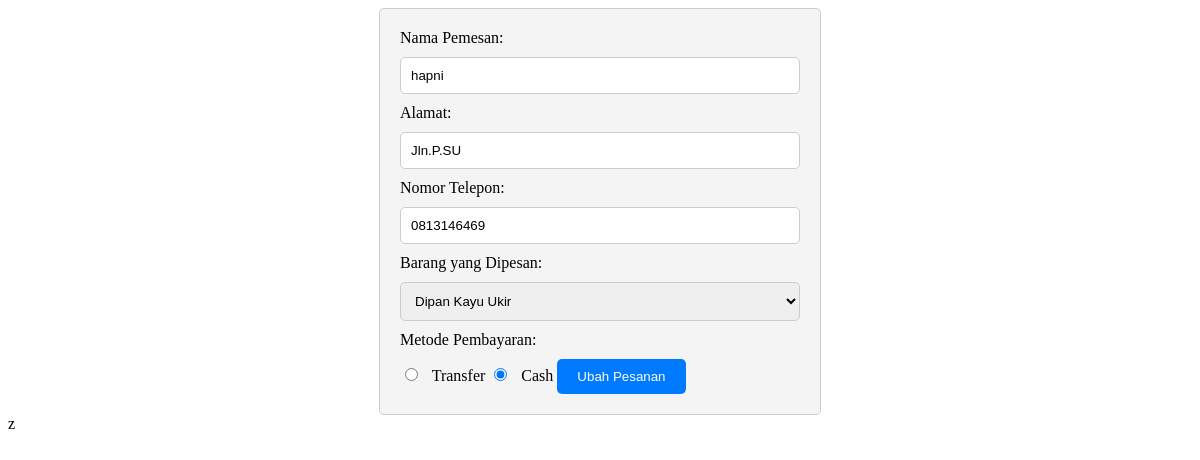
/mebel/update.php?id=8, run on the app's committed database.
### tables this page shows
CREATE TABLE `pesanan` (
  `ID` int(11) NOT NULL,
  `nama_pemesan` varchar(255) NOT NULL,
  `alamat` varchar(255) NOT NULL,
  `nomor_telepon` varchar(15) NOT NULL,
  `barang_pesanan` varchar(255) NOT NULL,
  `metode_pembayaran` varchar(20) NOT NULL
);

### mebel/update.php (the view, shortened to what this page needs)
<?php
include 'config.php';
if (isset($_GET['id'])) {
    $id = $_GET['id'];
    $sql = "SELECT * FROM pesanan WHERE id=$id";
    $result = mysqli_query($conn, $sql);
    $row = mysqli_fetch_assoc($result);
}
?>
<form action="update.php" method="POST">
    <label for="nama_pemesan">Nama Pemesan:</label>
    <input type="text" name="nama_pemesan" value="<?php echo $row['nama_pemesan']; ?>" required>
    <label for="alamat">Alamat:</label>
    <input type="text" name="alamat" value="<?php echo $row['alamat']; ?>" required>
    <label for="nomor_telepon">Nomor Telepon:</label>
    <input type="text" name="nomor_telepon" value="<?php echo $row['nomor_telepon']; ?>" required>
    <label for="barang_pesanan">Barang yang Dipesan:</label>
    <select name="barang_pesanan" required>
        <option value="Dipan Kayu Ukir" <?php if ($row['barang_pesanan'] == 'Dipan Kayu Ukir') echo 'selected'; ?>>Dipan Kayu Ukir</option>
    </select>
    <label for="metode_pembayaran">Metode Pembayaran:</label>
    <input type="radio" name="metode_pembayaran" value="Transfer" <?php if ($row['metode_pembayaran'] == 'Transfer') echo 'checked'; ?> required> Transfer
    <input type="radio" name="metode_pembayaran" value="Cash" <?php if ($row['metode_pembayaran'] == 'Cash') echo 'checked'; ?> required> Cash
    <button type="submit">Ubah Pesanan</button>
</form>
<!DOCTYPE html>
<html lang="en">
<head>
</head>
<body>z
</body>
</html>

### mebel/update.php (style rules this page uses)
form { max-width: 400px; margin: 0 auto; padding: 20px; background-color: #f4f4f4; border: 1px solid #ccc; border-radius: 5px; }
label { display: block; margin-bottom: 10px; }
input[type="text"], select { width: 100%; padding: 10px; margin-bottom: 10px; border: 1px solid #ccc; border-radius: 5px; }
input[type="radio"] { margin-right: 10px; }
button { background-color: #007BFF; color: #fff; padding: 10px 20px; border: none; border-radius: 5px; cursor: pointer; }

### data on the page
pesanan: nama_pemesan "hapni", alamat "Jln.P.SU", nomor_telepon "0813146469", barang_pesanan "Dipan Kayu Ukir", metode_pembayaran "☑"
